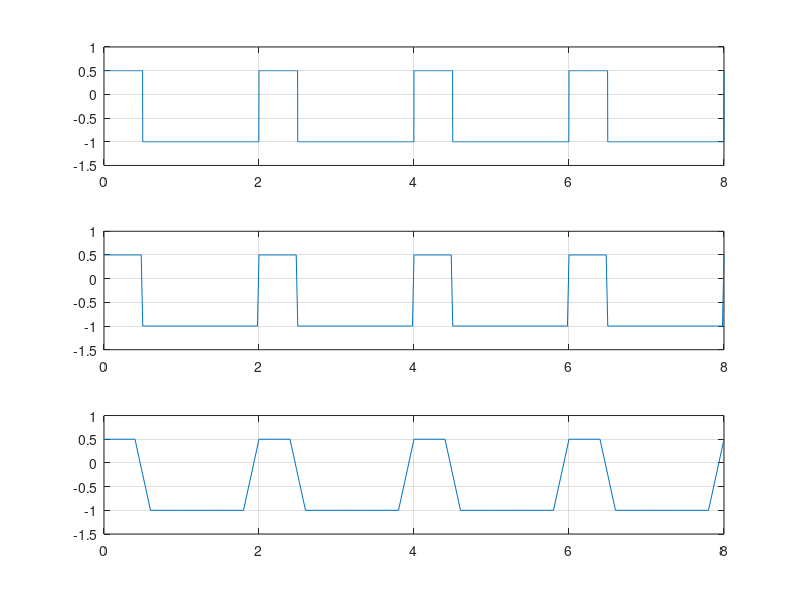

Recreate this plot in MATLAB.
%Semnal dreptunghiular
%2 ms
F=0.5;
t1=0:0.002:8
s1=square (2*pi*F*t1,25);
for i=1:1:length(s1)
    if s1(i:i)>0
        s1(i:i)=s1(i:i)/2;
    end
end
subplot(3,1,1)
plot(t1,s1)
grid
axis([0 8 -1.5 1])

%20 ms
t2=0:0.02:8
s2=square (2*pi*F*t2, 25);
for i=1:1:length(s2)
    if s2(i:i)>0
        s2(i:i)=s2(i:i)/2;
    end 
end
subplot(3,1,2)
plot(t2,s2)
grid 
axis([0 8 -1.5 1])

%200 ms
t3=0:0.2:8
s3=square (2*pi*F*t3, 25);
for i=1:1:length(s3)
    if s3(i:i)>0
        s3(i:i)=s3(i:i)/2;
    end 
end
subplot(3,1,3)
plot(t3,s3)
grid 
axis([0 8 -1.5 1])
